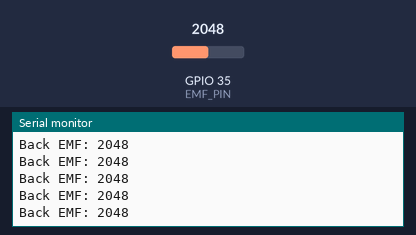
Recording of a sketch running on a simulated ESP32. Shown: the last lines printed to the serial monitor. The inputs (shaded band) are chosen by the test bench; at power-on: GPIO 35 (EMF_PIN) = 2048.

Above: at 1.2 s.
1.3 s: GPIO 35 (EMF_PIN) set to 2866
At 1.31 s:
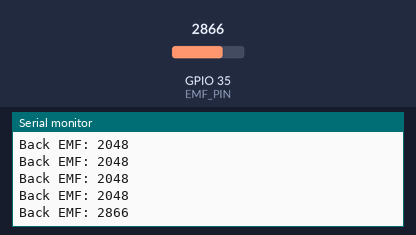
2.8 s: GPIO 35 (EMF_PIN) set to 3603
At 2.81 s:
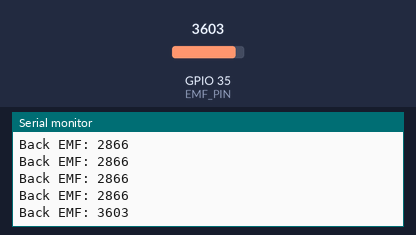
Timing chart, 0 to 5.8 s (numbered marks = the images above; inputs shaded):
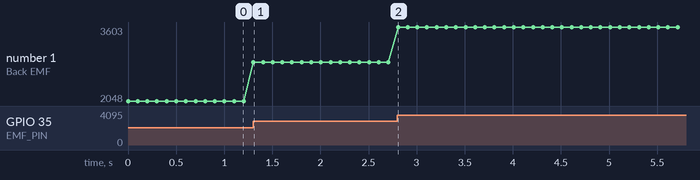

Measured:
- after the input at 1.3 s, the serial monitor: prints a new line at once (image 1)
- after the input at 2.8 s, the serial monitor: prints a new line at once (image 2)
- plotted number 1: 2048 → 2866 after the input at 1.3 s, 2866 → 3603 after the input at 2.8 s

The sketch:

sketch_jul23a_copy_20250723165126.ino
```cpp
// ESP32 Back EMF Detector
const int EMF_PIN = 35;
const int THRESHOLD = 100;

void setup() {
  Serial.begin(115200);
  pinMode(EMF_PIN, INPUT);
}

void loop() {
  int emfValue = analogRead(EMF_PIN);

  if (emfValue > THRESHOLD) {
    Serial.print("Back EMF: ");
    Serial.println(emfValue);
  }

  delay(100);
}
```
